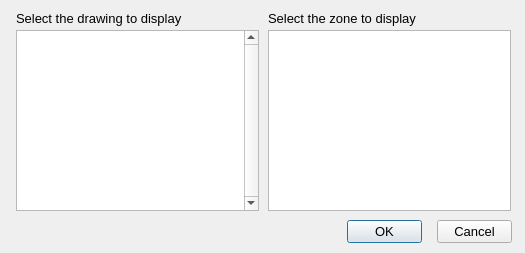
<?xml version="1.0" encoding="UTF-8"?>
<ui version="4.0">
 <class>SelectDrawing_Dialog</class>
 <widget class="QDialog" name="SelectDrawing_Dialog">
  <property name="geometry">
   <rect>
    <x>0</x>
    <y>0</y>
    <width>525</width>
    <height>253</height>
   </rect>
  </property>
  <property name="minimumSize">
   <size>
    <width>525</width>
    <height>253</height>
   </size>
  </property>
  <property name="maximumSize">
   <size>
    <width>525</width>
    <height>253</height>
   </size>
  </property>
  <property name="font">
   <font>
    <pointsize>10</pointsize>
   </font>
  </property>
  <property name="windowTitle">
   <string>Select the layout drawing and zone to display</string>
  </property>
  <widget class="QLabel" name="label">
   <property name="geometry">
    <rect>
     <x>16</x>
     <y>8</y>
     <width>251</width>
     <height>20</height>
    </rect>
   </property>
   <property name="font">
    <font>
     <pointsize>10</pointsize>
    </font>
   </property>
   <property name="text">
    <string>Select the drawing to display</string>
   </property>
  </widget>
  <widget class="QLabel" name="label_2">
   <property name="geometry">
    <rect>
     <x>268</x>
     <y>8</y>
     <width>251</width>
     <height>20</height>
    </rect>
   </property>
   <property name="font">
    <font>
     <pointsize>10</pointsize>
    </font>
   </property>
   <property name="text">
    <string>Select the zone to display</string>
   </property>
  </widget>
  <widget class="QPushButton" name="_2">
   <property name="geometry">
    <rect>
     <x>437</x>
     <y>220</y>
     <width>75</width>
     <height>23</height>
    </rect>
   </property>
   <property name="text">
    <string>Cancel</string>
   </property>
   <property name="autoDefault">
    <bool>false</bool>
   </property>
  </widget>
  <widget class="QPushButton" name="_1">
   <property name="geometry">
    <rect>
     <x>347</x>
     <y>220</y>
     <width>75</width>
     <height>23</height>
    </rect>
   </property>
   <property name="text">
    <string>OK</string>
   </property>
   <property name="default">
    <bool>true</bool>
   </property>
  </widget>
  <widget class="QListWidget" name="_100">
   <property name="geometry">
    <rect>
     <x>16</x>
     <y>30</y>
     <width>243</width>
     <height>181</height>
    </rect>
   </property>
   <property name="verticalScrollBarPolicy">
    <enum>Qt::ScrollBarAlwaysOn</enum>
   </property>
   <property name="selectionMode">
    <enum>QAbstractItemView::ExtendedSelection</enum>
   </property>
   <property name="selectionBehavior">
    <enum>QAbstractItemView::SelectRows</enum>
   </property>
  </widget>
  <widget class="RCComboList" name="_101">
   <property name="geometry">
    <rect>
     <x>268</x>
     <y>30</y>
     <width>243</width>
     <height>181</height>
    </rect>
   </property>
   <property name="selectionBehavior">
    <enum>QAbstractItemView::SelectRows</enum>
   </property>
  </widget>
 </widget>
 <customwidgets>
  <customwidget>
   <class>RCComboList</class>
   <extends>QListWidget</extends>
   <header>../RealCADQt/source/rccombolist.h</header>
  </customwidget>
 </customwidgets>
 <tabstops>
  <tabstop>_100</tabstop>
  <tabstop>_101</tabstop>
  <tabstop>_1</tabstop>
  <tabstop>_2</tabstop>
 </tabstops>
 <resources/>
 <connections/>
</ui>
